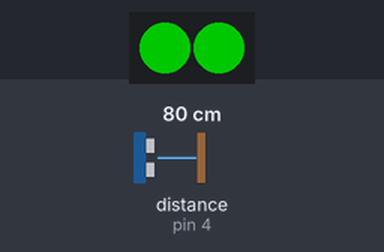
Simulated run of this sketch. Board: Arduino Uno, built with avr-gcc and run on an emulated ATmega328P. On the bench: 2 RGB LEDs in strip order, left to right. The test bench sets the inputs (shaded band); at power-on: distance to the obstacle (sensor on pin 4) 80 cm. Dim RGB values are drawn brighter than linear.

Above: at 1.2 s.
1.3 s: distance to the obstacle (sensor on pin 4) set to 12 cm
2.8 s: distance to the obstacle (sensor on pin 4) set to 9 cm
At 3.8 s:
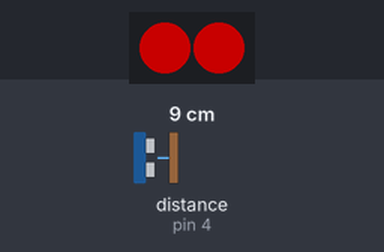
4.3 s: distance to the obstacle (sensor on pin 4) set to 4 cm
5.8 s: distance to the obstacle (sensor on pin 4) set to 2 cm
At 6.7 s:
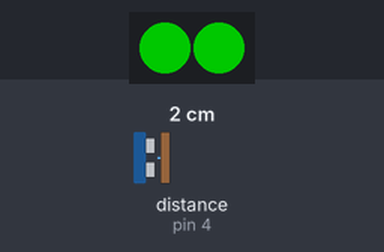
Timing chart, 0 to 8.3 s (numbered marks = the images above; inputs shaded):
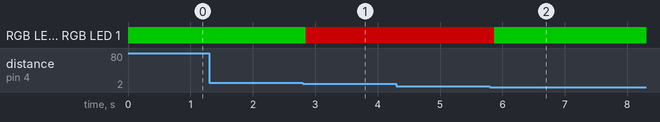

Measured:
- the behaviour switches between 11 and 10 cm on distance to the obstacle (sensor on pin 4) (found by bisection; images 0 and 1)
- the behaviour switches between 3 and 2 cm on distance to the obstacle (sensor on pin 4) (found by bisection; images 1 and 2)
- after the input at 1.3 s, every drawn part: stays the same
- after the input at 2.8 s, RGB LED 0, RGB LED 1: RGB(0, 100, 0) → RGB(100, 0, 0) after 0.05 s
- after the input at 4.3 s, every drawn part: stays the same
- after the input at 5.8 s, RGB LED 0, RGB LED 1: RGB(100, 0, 0) → RGB(0, 100, 0) after 0.07 s

The sketch:

line-ultra-test.ino
```cpp
/**
 * @file    ultrasonic-test.ino
 * @author  Philip Walsh
 * @version V1.0.0
 * @date    2020-04-12
 * @brief   Description: testing the ultrasonic sensor
 *
 * led lightsa green unless something gets up in the grill, then they go red
 *
 * Function List:
 *  double MeUltrasonicSensor::distanceCm(uint16_t MAXcm)
 *
 */
#include <MeMCore.h>

// Onboard LED port/slot definitions
const int PORT = 7;
const int SLOT = 2;

// LED Control settings
const int BOTH_LEDS = 0;
const int RIGHT_LED = 1;
const int LEFT_LED  = 2;


MeRGBLed onboardLEDs(PORT, SLOT);
MeUltrasonicSensor ultraSensor(PORT_4); /* Ultrasonic module can ONLY be connected to port 3, 4, 6, 7, 8 of base shield. */
MeLineFollower lineFinder(PORT_3); /* Line Finder module can only be connected to PORT_3, PORT_4, PORT_5, PORT_6 of base shield. */


/***********************************************************************
 * Method:  updateLED(int led, int red, int green, int blue)
 *
 * Arguments:
 *           Variable        Values
 *          --------------------------
 *          led             0 - 2  (0 - Both LEDs; 1 - Right LED; 2 - Left LED)
 *          red             0 - 255
 *          green           0 - 255
 *          Blue            0 - 255
 *
 * Returns: N/A
 *
 * Description:
 *  The updateLED method manages the current color of the onboard
 *  LEDs.
 ************************************************************************/
void updateLED(int led, int red, int green, int blue) {
  onboardLEDs.setColor(led, red, green, blue);
  onboardLEDs.show();
}


void setup()
{
  Serial.begin(9600);
  updateLED(BOTH_LEDS, 0, 0, 0);
}

void loop()
{
  int red = 0;
  int green = 0;
  int blue = 0;
  int green_on = 0;
  int green_off = 0;
  int lineSensorState = 0;
  int led_brightness=100;

  green_on = led_brightness;
  double current_range = 0.0;

  //range 3 centimeters  to 4 meters
  // 3 - 400


  current_range = ultraSensor.distanceCm();
  //Serial.print(current_range);

  //if something gets right up in our grill, turn on the lights
  if ((current_range <= 10) && (current_range >= 3)){
    red=led_brightness;
    updateLED(BOTH_LEDS, red, green, blue);
  }else{
    // clear to proceed, lets check the line sensor

    lineSensorState = lineFinder.readSensors();
    switch(lineSensorState)
    {
      case S1_IN_S2_IN:
        //Serial.println("Sensor 1 and 2 are inside of black line");
        // set both to green, light it up, and pause, then off
        updateLED(BOTH_LEDS, red, green_on, blue);
        break;

      case S1_IN_S2_OUT:
        //Serial.println("Sensor 2 is outside of black line");
        // set both to green, light it up, and pause, then off
        updateLED(LEFT_LED, red, green_on, blue);
        updateLED(RIGHT_LED, red, green_off, blue);
        break;

      case S1_OUT_S2_IN:
        //Serial.println("Sensor 1 is outside of black line");
        //Serial.println("Sensor 2 is outside of black line");
        // set both to green, light it up, and pause, then off
        updateLED(RIGHT_LED, red, green_on, blue);
        updateLED(LEFT_LED, red, green_off, blue);
        break;

      case S1_OUT_S2_OUT:
        //Serial.println("Sensor 1 and 2 are outside of black line");
        //Serial.println("Sensor 2 is outside of black line");
        // set both to green, light it up, and pause, then off
        updateLED(BOTH_LEDS, red, green_off, blue);
        break;

      default:
        break;
    }


  }


  delay(200); /* the minimal measure interval is 100 milliseconds */
}
```
